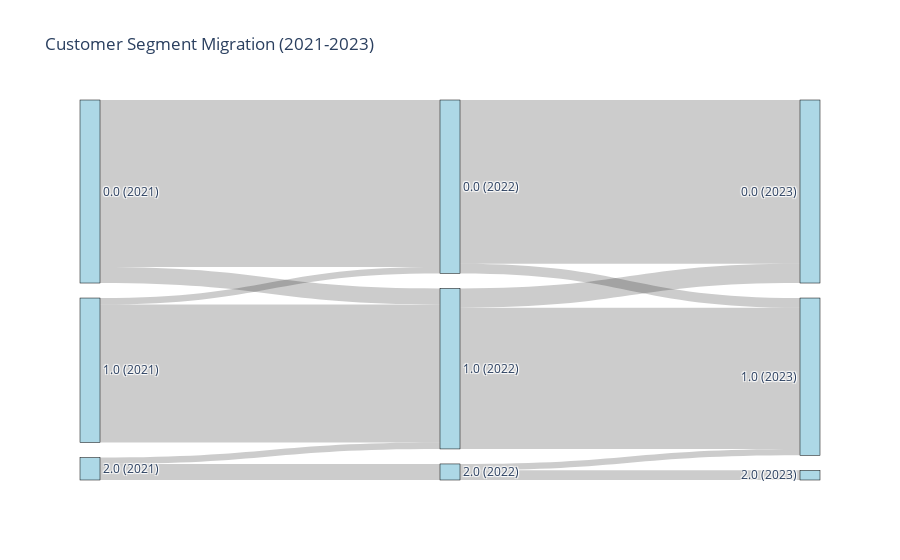

Notebook source saved alongside this figure:
### Code cell
# sankey plot for visualizing customer migration between segments

def create_sankey(segment_df):
    # Flatten flows between consecutive years
    flows = []
    years = ['2021', '2022', '2023']
    
    for i in range(len(years) - 1):
        flow = segment_df.groupby([years[i], years[i+1]]).size().reset_index(name='count')
        flow['source'] = flow[years[i]].astype(str) + ' (' + years[i] + ')'
        flow['target'] = flow[years[i+1]].astype(str) + ' (' + years[i+1] + ')'
        flows.append(flow)

    sankey_df = pd.concat(flows)

    # Create unique labels
    labels = list(pd.unique(sankey_df[['source', 'target']].values.ravel()))
    label_map = {label: idx for idx, label in enumerate(labels)}

    # Map source and target to indices
    sankey_df['source_id'] = sankey_df['source'].map(label_map)
    sankey_df['target_id'] = sankey_df['target'].map(label_map)

    # Plot
    fig = go.Figure(data=[go.Sankey(
        node=dict(
            pad=15,
            thickness=20,
            line=dict(color='black', width=0.5),
            label=labels,
            color='lightblue'
        ),
        link=dict(
            source=sankey_df['source_id'],
            target=sankey_df['target_id'],
            value=sankey_df['count']
        ))])

    fig.update_layout(title_text='Customer Segment Migration (2021-2023)', font_size=12)
    fig.show()

# Call the function
create_sankey(migration)

### Figure 1 — Plotly figure (JSON) as saved in the notebook; plotly's stock layout.template omitted (floating-point values rounded to 4 significant figures)
{"data": [{"link": {"source": [0, 0, 3, 3, 4, 4, 1, 1, 2, 2, 5, 5], "target": [1, 2, 1, 2, 2, 5, 6, 7, 6, 7, 7, 8], "value": [52, 5, 2, 43, 2, 5, 51, 3, 6, 44, 2, 3]}, "node": {"color": "lightblue", "label": ["0.0 (2021)", "0.0 (2022)", "1.0 (2022)", "1.0 (2021)", "2.0 (2021)", "2.0 (2022)", "0.0 (2023)", "1.0 (2023)", "2.0 (2023)"], "line": {"color": "black", "width": 0.5}, "pad": 15, "thickness": 20}, "type": "sankey"}], "layout": {"font": {"size": 12}, "title": {"text": "Customer Segment Migration (2021-2023)"}}}
